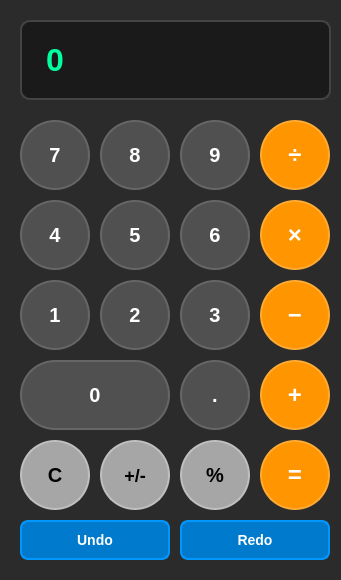
<?xml version="1.0" encoding="UTF-8"?>
<ui version="4.0">
 <class>MainWindow</class>
 <widget class="QMainWindow" name="MainWindow">
  <property name="geometry">
   <rect>
    <x>0</x>
    <y>0</y>
    <width>341</width>
    <height>580</height>
   </rect>
  </property>
  <property name="windowTitle">
   <string>Calculator</string>
  </property>
  <property name="styleSheet">
   <string notr="true">QMainWindow {
    background-color: #2b2b2b;
    color: white;
    font-family: 'Segoe UI', Arial, sans-serif;
}
</string>
  </property>
  <widget class="QWidget" name="centralwidget">
   <property name="styleSheet">
    <string notr="true">QWidget#centralwidget {
    background-color: #2b2b2b;
    border: none;
}</string>
   </property>
   <widget class="QLabel" name="label">
    <property name="geometry">
     <rect>
      <x>20</x>
      <y>20</y>
      <width>311</width>
      <height>80</height>
     </rect>
    </property>
    <property name="styleSheet">
     <string notr="true">QLabel {
    background-color: #1a1a1a;
    border: 2px solid #444;
    border-radius: 10px;
    color: #00ff9d;
    font-size: 32px;
    font-weight: bold;
    qproperty-alignment: 'AlignVCenter | AlignRight';
    padding: 0 15px;
}</string>
    </property>
    <property name="text">
     <string>0</string>
    </property>
   </widget>
   <widget class="QPushButton" name="Seven">
    <property name="geometry">
     <rect>
      <x>20</x>
      <y>120</y>
      <width>70</width>
      <height>70</height>
     </rect>
    </property>
    <property name="styleSheet">
     <string notr="true">QPushButton {
    background-color: #505050;
    border: 2px solid #666;
    border-radius: 35px;
    color: white;
    font-size: 20px;
    font-weight: bold;
}
QPushButton:hover {
    background-color: #606060;
}
QPushButton:pressed {
    background-color: #404040;
}</string>
    </property>
    <property name="text">
     <string>7</string>
    </property>
   </widget>
   <widget class="QPushButton" name="eight">
    <property name="geometry">
     <rect>
      <x>100</x>
      <y>120</y>
      <width>70</width>
      <height>70</height>
     </rect>
    </property>
    <property name="styleSheet">
     <string notr="true">QPushButton {
    background-color: #505050;
    border: 2px solid #666;
    border-radius: 35px;
    color: white;
    font-size: 20px;
    font-weight: bold;
}
QPushButton:hover {
    background-color: #606060;
}
QPushButton:pressed {
    background-color: #404040;
}</string>
    </property>
    <property name="text">
     <string>8</string>
    </property>
   </widget>
   <widget class="QPushButton" name="nine">
    <property name="geometry">
     <rect>
      <x>180</x>
      <y>120</y>
      <width>70</width>
      <height>70</height>
     </rect>
    </property>
    <property name="styleSheet">
     <string notr="true">QPushButton {
    background-color: #505050;
    border: 2px solid #666;
    border-radius: 35px;
    color: white;
    font-size: 20px;
    font-weight: bold;
}
QPushButton:hover {
    background-color: #606060;
}
QPushButton:pressed {
    background-color: #404040;
}</string>
    </property>
    <property name="text">
     <string>9</string>
    </property>
   </widget>
   <widget class="QPushButton" name="four">
    <property name="geometry">
     <rect>
      <x>20</x>
      <y>200</y>
      <width>70</width>
      <height>70</height>
     </rect>
    </property>
    <property name="styleSheet">
     <string notr="true">QPushButton {
    background-color: #505050;
    border: 2px solid #666;
    border-radius: 35px;
    color: white;
    font-size: 20px;
    font-weight: bold;
}
QPushButton:hover {
    background-color: #606060;
}
QPushButton:pressed {
    background-color: #404040;
}</string>
    </property>
    <property name="text">
     <string>4</string>
    </property>
   </widget>
   <widget class="QPushButton" name="five">
    <property name="geometry">
     <rect>
      <x>100</x>
      <y>200</y>
      <width>70</width>
      <height>70</height>
     </rect>
    </property>
    <property name="styleSheet">
     <string notr="true">QPushButton {
    background-color: #505050;
    border: 2px solid #666;
    border-radius: 35px;
    color: white;
    font-size: 20px;
    font-weight: bold;
}
QPushButton:hover {
    background-color: #606060;
}
QPushButton:pressed {
    background-color: #404040;
}</string>
    </property>
    <property name="text">
     <string>5</string>
    </property>
   </widget>
   <widget class="QPushButton" name="six">
    <property name="geometry">
     <rect>
      <x>180</x>
      <y>200</y>
      <width>70</width>
      <height>70</height>
     </rect>
    </property>
    <property name="styleSheet">
     <string notr="true">QPushButton {
    background-color: #505050;
    border: 2px solid #666;
    border-radius: 35px;
    color: white;
    font-size: 20px;
    font-weight: bold;
}
QPushButton:hover {
    background-color: #606060;
}
QPushButton:pressed {
    background-color: #404040;
}</string>
    </property>
    <property name="text">
     <string>6</string>
    </property>
   </widget>
   <widget class="QPushButton" name="one">
    <property name="geometry">
     <rect>
      <x>20</x>
      <y>280</y>
      <width>70</width>
      <height>70</height>
     </rect>
    </property>
    <property name="styleSheet">
     <string notr="true">QPushButton {
    background-color: #505050;
    border: 2px solid #666;
    border-radius: 35px;
    color: white;
    font-size: 20px;
    font-weight: bold;
}
QPushButton:hover {
    background-color: #606060;
}
QPushButton:pressed {
    background-color: #404040;
}</string>
    </property>
    <property name="text">
     <string>1</string>
    </property>
   </widget>
   <widget class="QPushButton" name="two">
    <property name="geometry">
     <rect>
      <x>100</x>
      <y>280</y>
      <width>70</width>
      <height>70</height>
     </rect>
    </property>
    <property name="styleSheet">
     <string notr="true">QPushButton {
    background-color: #505050;
    border: 2px solid #666;
    border-radius: 35px;
    color: white;
    font-size: 20px;
    font-weight: bold;
}
QPushButton:hover {
    background-color: #606060;
}
QPushButton:pressed {
    background-color: #404040;
}</string>
    </property>
    <property name="text">
     <string>2</string>
    </property>
   </widget>
   <widget class="QPushButton" name="three">
    <property name="geometry">
     <rect>
      <x>180</x>
      <y>280</y>
      <width>70</width>
      <height>70</height>
     </rect>
    </property>
    <property name="styleSheet">
     <string notr="true">QPushButton {
    background-color: #505050;
    border: 2px solid #666;
    border-radius: 35px;
    color: white;
    font-size: 20px;
    font-weight: bold;
}
QPushButton:hover {
    background-color: #606060;
}
QPushButton:pressed {
    background-color: #404040;
}</string>
    </property>
    <property name="text">
     <string>3</string>
    </property>
   </widget>
   <widget class="QPushButton" name="Zero">
    <property name="geometry">
     <rect>
      <x>20</x>
      <y>360</y>
      <width>150</width>
      <height>70</height>
     </rect>
    </property>
    <property name="styleSheet">
     <string notr="true">QPushButton {
    background-color: #505050;
    border: 2px solid #666;
    border-radius: 35px;
    color: white;
    font-size: 20px;
    font-weight: bold;
}
QPushButton:hover {
    background-color: #606060;
}
QPushButton:pressed {
    background-color: #404040;
}</string>
    </property>
    <property name="text">
     <string>0</string>
    </property>
   </widget>
   <widget class="QPushButton" name="point">
    <property name="geometry">
     <rect>
      <x>180</x>
      <y>360</y>
      <width>70</width>
      <height>70</height>
     </rect>
    </property>
    <property name="styleSheet">
     <string notr="true">QPushButton {
    background-color: #505050;
    border: 2px solid #666;
    border-radius: 35px;
    color: white;
    font-size: 20px;
    font-weight: bold;
}
QPushButton:hover {
    background-color: #606060;
}
QPushButton:pressed {
    background-color: #404040;
}</string>
    </property>
    <property name="text">
     <string>.</string>
    </property>
   </widget>
   <widget class="QPushButton" name="divide">
    <property name="geometry">
     <rect>
      <x>260</x>
      <y>120</y>
      <width>70</width>
      <height>70</height>
     </rect>
    </property>
    <property name="styleSheet">
     <string notr="true">QPushButton {
    background-color: #ff9500;
    border: 2px solid #ffaa33;
    border-radius: 35px;
    color: white;
    font-size: 24px;
    font-weight: bold;
}
QPushButton:hover {
    background-color: #ffaa33;
}
QPushButton:pressed {
    background-color: #e08500;
}
QPushButton:checked {
    background-color: white;
    color: #ff9500;
}</string>
    </property>
    <property name="text">
     <string>÷</string>
    </property>
   </widget>
   <widget class="QPushButton" name="mult">
    <property name="geometry">
     <rect>
      <x>260</x>
      <y>200</y>
      <width>70</width>
      <height>70</height>
     </rect>
    </property>
    <property name="styleSheet">
     <string notr="true">QPushButton {
    background-color: #ff9500;
    border: 2px solid #ffaa33;
    border-radius: 35px;
    color: white;
    font-size: 24px;
    font-weight: bold;
}
QPushButton:hover {
    background-color: #ffaa33;
}
QPushButton:pressed {
    background-color: #e08500;
}
QPushButton:checked {
    background-color: white;
    color: #ff9500;
}</string>
    </property>
    <property name="text">
     <string>×</string>
    </property>
   </widget>
   <widget class="QPushButton" name="minus">
    <property name="geometry">
     <rect>
      <x>260</x>
      <y>280</y>
      <width>70</width>
      <height>70</height>
     </rect>
    </property>
    <property name="styleSheet">
     <string notr="true">QPushButton {
    background-color: #ff9500;
    border: 2px solid #ffaa33;
    border-radius: 35px;
    color: white;
    font-size: 24px;
    font-weight: bold;
}
QPushButton:hover {
    background-color: #ffaa33;
}
QPushButton:pressed {
    background-color: #e08500;
}
QPushButton:checked {
    background-color: white;
    color: #ff9500;
}</string>
    </property>
    <property name="text">
     <string>−</string>
    </property>
   </widget>
   <widget class="QPushButton" name="plus">
    <property name="geometry">
     <rect>
      <x>260</x>
      <y>360</y>
      <width>70</width>
      <height>70</height>
     </rect>
    </property>
    <property name="styleSheet">
     <string notr="true">QPushButton {
    background-color: #ff9500;
    border: 2px solid #ffaa33;
    border-radius: 35px;
    color: white;
    font-size: 24px;
    font-weight: bold;
}
QPushButton:hover {
    background-color: #ffaa33;
}
QPushButton:pressed {
    background-color: #e08500;
}
QPushButton:checked {
    background-color: white;
    color: #ff9500;
}</string>
    </property>
    <property name="text">
     <string>+</string>
    </property>
   </widget>
   <widget class="QPushButton" name="equals">
    <property name="geometry">
     <rect>
      <x>260</x>
      <y>440</y>
      <width>70</width>
      <height>70</height>
     </rect>
    </property>
    <property name="styleSheet">
     <string notr="true">QPushButton {
    background-color: #ff9500;
    border: 2px solid #ffaa33;
    border-radius: 35px;
    color: white;
    font-size: 24px;
    font-weight: bold;
}
QPushButton:hover {
    background-color: #ffaa33;
}
QPushButton:pressed {
    background-color: #e08500;
}</string>
    </property>
    <property name="text">
     <string>=</string>
    </property>
   </widget>
   <widget class="QPushButton" name="clr">
    <property name="geometry">
     <rect>
      <x>20</x>
      <y>440</y>
      <width>70</width>
      <height>70</height>
     </rect>
    </property>
    <property name="styleSheet">
     <string notr="true">QPushButton {
    background-color: #a6a6a6;
    border: 2px solid #bfbfbf;
    border-radius: 35px;
    color: black;
    font-size: 20px;
    font-weight: bold;
}
QPushButton:hover {
    background-color: #bfbfbf;
}
QPushButton:pressed {
    background-color: #8c8c8c;
}</string>
    </property>
    <property name="text">
     <string>C</string>
    </property>
   </widget>
   <widget class="QPushButton" name="nega">
    <property name="geometry">
     <rect>
      <x>100</x>
      <y>440</y>
      <width>70</width>
      <height>70</height>
     </rect>
    </property>
    <property name="styleSheet">
     <string notr="true">QPushButton {
    background-color: #a6a6a6;
    border: 2px solid #bfbfbf;
    border-radius: 35px;
    color: black;
    font-size: 18px;
    font-weight: bold;
}
QPushButton:hover {
    background-color: #bfbfbf;
}
QPushButton:pressed {
    background-color: #8c8c8c;
}</string>
    </property>
    <property name="text">
     <string>+/-</string>
    </property>
   </widget>
   <widget class="QPushButton" name="percent">
    <property name="geometry">
     <rect>
      <x>180</x>
      <y>440</y>
      <width>70</width>
      <height>70</height>
     </rect>
    </property>
    <property name="styleSheet">
     <string notr="true">QPushButton {
    background-color: #a6a6a6;
    border: 2px solid #bfbfbf;
    border-radius: 35px;
    color: black;
    font-size: 20px;
    font-weight: bold;
}
QPushButton:hover {
    background-color: #bfbfbf;
}
QPushButton:pressed {
    background-color: #8c8c8c;
}</string>
    </property>
    <property name="text">
     <string>%</string>
    </property>
   </widget>
   <widget class="QPushButton" name="undo">
    <property name="geometry">
     <rect>
      <x>20</x>
      <y>520</y>
      <width>150</width>
      <height>40</height>
     </rect>
    </property>
    <property name="styleSheet">
     <string notr="true">QPushButton {
    background-color: #007acc;
    border: 2px solid #0098ff;
    border-radius: 8px;
    color: white;
    font-size: 14px;
    font-weight: bold;
}
QPushButton:hover {
    background-color: #0098ff;
}
QPushButton:pressed {
    background-color: #005a9e;
}
QPushButton:disabled {
    background-color: #4a4a4a;
    color: #888;
    border: 2px solid #666;
}</string>
    </property>
    <property name="text">
     <string>Undo</string>
    </property>
   </widget>
   <widget class="QPushButton" name="redo">
    <property name="geometry">
     <rect>
      <x>180</x>
      <y>520</y>
      <width>150</width>
      <height>40</height>
     </rect>
    </property>
    <property name="styleSheet">
     <string notr="true">QPushButton {
    background-color: #007acc;
    border: 2px solid #0098ff;
    border-radius: 8px;
    color: white;
    font-size: 14px;
    font-weight: bold;
}
QPushButton:hover {
    background-color: #0098ff;
}
QPushButton:pressed {
    background-color: #005a9e;
}
QPushButton:disabled {
    background-color: #4a4a4a;
    color: #888;
    border: 2px solid #666;
}</string>
    </property>
    <property name="text">
     <string>Redo</string>
    </property>
   </widget>
  </widget>
 </widget>
 <resources/>
 <connections/>
</ui>
